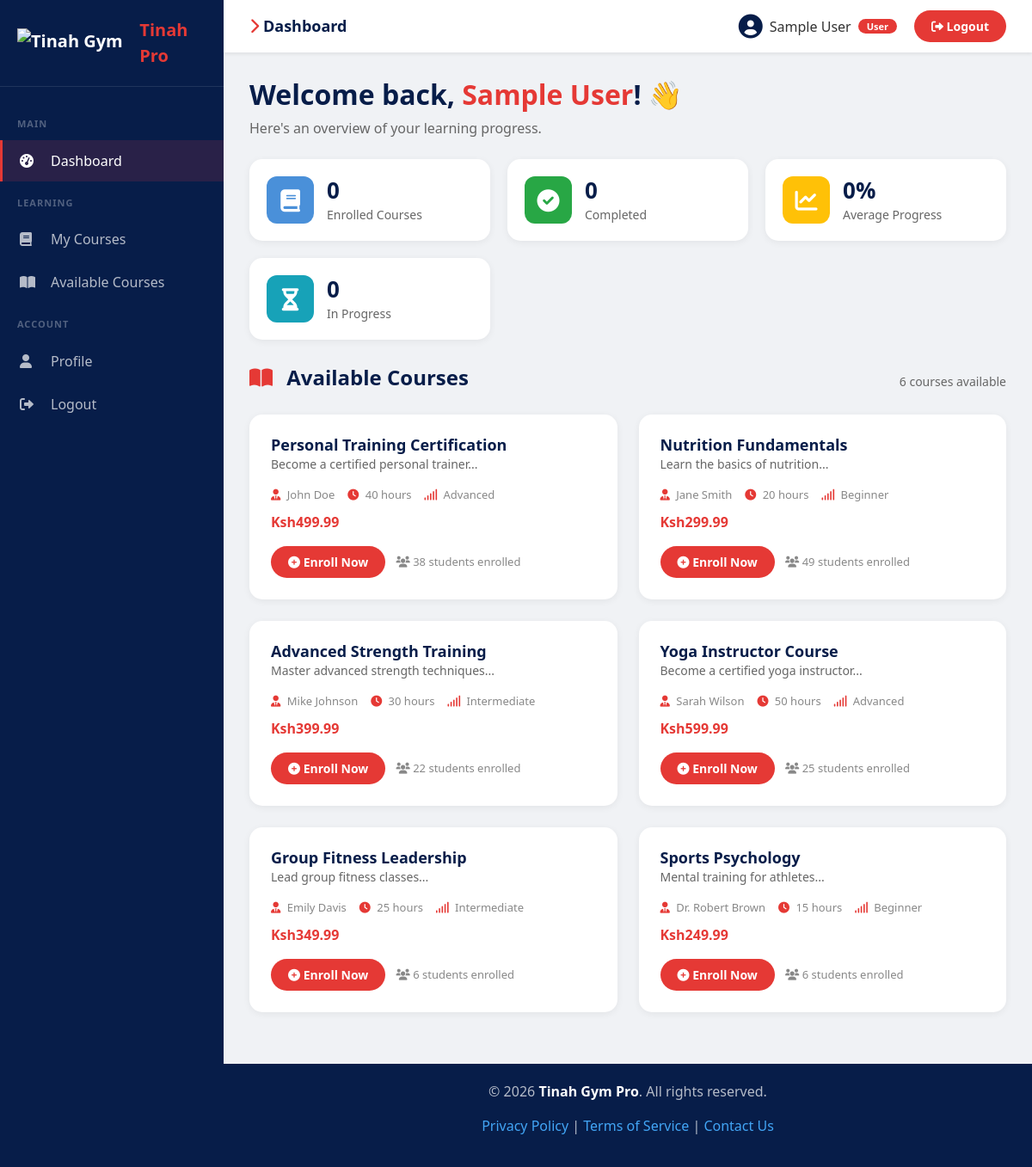
The app's page /dashboard.php (signed in) with its own data.
### tables this page shows
CREATE TABLE `courses` (
  `id` int NOT NULL,
  `title` varchar(100) NOT NULL,
  `description` text,
  `category` varchar(50) DEFAULT NULL,
  `instructor` varchar(100) DEFAULT NULL,
  `duration` int DEFAULT NULL COMMENT 'in hours',
  `price` decimal(10,2) DEFAULT '0.00',
  `level` enum('Beginner','Intermediate','Advanced') DEFAULT 'Beginner',
  `status` enum('active','inactive') DEFAULT 'active',
  `created_at` timestamp NULL DEFAULT CURRENT_TIMESTAMP,
  `updated_at` timestamp NULL DEFAULT CURRENT_TIMESTAMP ON UPDATE CURRENT_TIMESTAMP
);

### config.php (called while the page is built, shortened)
<?php
function currentUser() {
    return [
        'id' => $_SESSION['user_id'] ?? null,
        'username' => $_SESSION['username'] ?? null,
        'email' => $_SESSION['email'] ?? null,
        'name' => $_SESSION['full_name'] ?? null,
        'role' => $_SESSION['role'] ?? null
    ];
}
?>

### dashboard.php (the view, shortened to what this page needs)
<?php
require_once 'config.php';
$user = currentUser();
$user_id = $user['id'];
$stmt = $pdo->prepare("
    SELECT c.*, uc.enrollment_date, uc.progress, uc.status as enrollment_status
    FROM user_courses uc
    JOIN courses c ON uc.course_id = c.id
    WHERE uc.user_id = ?
    ORDER BY uc.enrollment_date DESC
");
$stmt->execute([$user_id]);
$enrolled_courses = $stmt->fetchAll();
$stmt = $pdo->prepare("
    SELECT * FROM courses
    WHERE status = 'active'
    AND id NOT IN (SELECT course_id FROM user_courses WHERE user_id = ?)
    ORDER BY created_at DESC
    LIMIT 6
");
$stmt->execute([$user_id]);
$available_courses = $stmt->fetchAll();
$stmt = $pdo->prepare("SELECT COUNT(*) as total FROM user_courses WHERE user_id = ?");
$stmt->execute([$user_id]);
$total_courses = $stmt->fetch()['total'];
$stmt = $pdo->prepare("SELECT COUNT(*) as total FROM user_courses WHERE user_id = ? AND status = 'completed'");
$stmt->execute([$user_id]);
$completed_courses = $stmt->fetch()['total'];
$stmt = $pdo->prepare("SELECT AVG(progress) as avg_progress FROM user_courses WHERE user_id = ? AND status != 'completed'");
$stmt->execute([$user_id]);
$avg_progress = round($stmt->fetch()['avg_progress'] ?? 0);
?>
<!DOCTYPE html>
<html lang="en">
<head>
    <link rel="stylesheet" href="https://cdnjs.cloudflare.com/ajax/libs/font-awesome/6.0.0-beta3/css/all.min.css">
    <link href="https://cdn.jsdelivr.net/npm/bootstrap@5.3.0/dist/css/bootstrap.min.css" rel="stylesheet">
</head>
<body>
<div class="dashboard-wrapper">
    <aside class="sidebar" id="sidebar">
        <div class="sidebar-header">
            <div class="logo">
                <img src="images/logo.png" alt="Tinah Gym Pro">
                <span>Tinah Pro</span>
            </div>
        </div>
        <nav class="sidebar-nav">
            <ul>
                <li class="nav-section">Main</li>
                <li>
                    <a href="dashboard.php" class="active">
                        <i class="fas fa-tachometer-alt"></i> Dashboard
                    </a>
                </li>
                <li class="nav-section">Learning</li>
                <li>
                    <a href="#courses">
                        <i class="fas fa-book"></i> My Courses
                    </a>
                </li>
                <li>
                    <a href="#available-courses">
                        <i class="fas fa-book-open"></i> Available Courses
                    </a>
                </li>
                <li class="nav-section">Account</li>
                <li>
                    <a href="profile.php">
                        <i class="fas fa-user"></i> Profile
                    </a>
                </li>
                <li>
                    <a href="?logout=1" onclick="return confirm('Are you sure you want to logout?')">
                        <i class="fas fa-sign-out-alt"></i> Logout
                    </a>
                </li>
            </ul>
        </nav>
    </aside>
    <div class="main-content">
        <nav class="top-navbar">
            <div class="navbar-left">
                <span class="page-title">
                    <i class="fas fa-chevron-right"></i> Dashboard
                </span>
            </div>
            <div class="navbar-right">
                <div class="user-info">
                    <i class="fas fa-user-circle"></i>
                    <span><?php echo htmlspecialchars($user['name'] ?? $user['username'] ?? 'User'); ?></span>
                    <span class="badge"><?php echo ucfirst($user['role'] ?? 'user'); ?></span>
                </div>
                <a href="?logout=1" class="logout-btn" onclick="return confirm('Are you sure you want to logout?')">
                    <i class="fas fa-sign-out-alt"></i> Logout
                </a>
            </div>
        </nav>
        <div class="content-area">
            <div class="mb-4">
                <h1 style="color: var(--dark); font-size: 32px; font-weight: 700;">
                    Welcome back, <span style="color: var(--red);"><?php echo htmlspecialchars($user['name'] ?? $user['username'] ?? 'User'); ?></span>! 👋
                </h1>
                <p style="color: #666; font-size: 16px;">Here's an overview of your learning progress.</p>
            </div>
            <div class="stats-grid">
                <div class="stat-card">
                    <div class="stat-icon" style="background: #4a90d9;">
                        <i class="fas fa-book"></i>
                    </div>
                    <div class="stat-info">
                        <h3><?php echo $total_courses; ?></h3>
                        <p>Enrolled Courses</p>
                    </div>
                </div>
                <div class="stat-card">
                    <div class="stat-icon" style="background: #28a745;">
                        <i class="fas fa-check-circle"></i>
                    </div>
                    <div class="stat-info">
                        <h3><?php echo $completed_courses; ?></h3>
                        <p>Completed</p>
                    </div>
                </div>
                <div class="stat-card">
                    <div class="stat-icon" style="background: #ffc107;">
                        <i class="fas fa-chart-line"></i>
                    </div>
                    <div class="stat-info">
                        <h3><?php echo $avg_progress; ?>%</h3>
                        <p>Average Progress</p>
                    </div>
                </div>
                <div class="stat-card">
                    <div class="stat-icon" style="background: #17a2b8;">
                        <i class="fas fa-hourglass-half"></i>
                    </div>
                    <div class="stat-info">
                        <h3><?php echo $total_courses - $completed_courses; ?></h3>
                        <p>In Progress</p>
                    </div>
                </div>
            </div>
            <div class="section-header" id="available-courses" style="margin-top: <?php echo !empty($enrolled_courses) ? '40px' : '0'; ?>">
                <h2><i class="fas fa-book-open"></i> Available Courses</h2>
                <span style="color: #666; font-size: 14px;"><?php echo count($available_courses); ?> courses available</span>
            </div>
            <?php if (!empty($available_courses)): ?>
            <div class="row-custom">
                <?php foreach ($available_courses as $course): ?>
                <div class="card-custom">
                    <div class="card-body">
                        <h5 class="card-title"><?php echo htmlspecialchars($course['title']); ?></h5>
                        <p class="card-text"><?php echo htmlspecialchars(substr($course['description'] ?? '', 0, 120)) . '...'; ?></p>
                        <div class="course-meta">
                            <span><i class="fas fa-user-tie"></i> <?php echo htmlspecialchars($course['instructor'] ?? 'N/A'); ?></span>
                            <span><i class="fas fa-clock"></i> <?php echo $course['duration']; ?> hours</span>
                            <span><i class="fas fa-signal"></i> <?php echo $course['level']; ?></span>
                        </div>
                        <div class="mt-2">
                            <span style="font-weight: 600; color: var(--red); font-size: 16px;">
                               Ksh<?php echo number_format($course['price'], 2); ?>
                            </span>
                        </div>
                        <div class="mt-3">
                            <a href="?enroll=<?php echo $course['id']; ?>" class="btn btn-red-custom btn-sm" onclick="return confirm('Enroll in this course?')">
                                <i class="fas fa-plus-circle"></i> Enroll Now
                            </a>
                            <span class="ms-2" style="font-size: 13px; color: #888;">
                                <i class="fas fa-users"></i> <?php echo rand(5, 50); ?> students enrolled
                            </span>
                        </div>
                    </div>
                </div>
                <?php endforeach; ?>
            </div>
            <?php endif; ?>
        </div>
        <footer class="footer-custom">
            <div class="container">
                <p>&copy; <?php echo date('Y'); ?> <strong style="color: white;">Tinah Gym Pro</strong>. All rights reserved.</p>
                <p>
                    <a href="#">Privacy Policy</a> |
                    <a href="#">Terms of Service</a> |
                    <a href="#">Contact Us</a>
                </p>
            </div>
        </footer>
    </div>
</div>
</body>
</html>

### dashboard.php (style rules this page uses)
:root { --dark: #071d49; --light: #42a5f5; --red: #e53935; }
* { margin: 0; padding: 0; box-sizing: border-box; font-family: 'Segoe UI', Tahoma, Geneva, Verdana, sans-serif; }
body { background: #f0f2f5; }
.dashboard-wrapper { display: flex; min-height: 100vh; }
.sidebar { width: 260px; background: var(--dark); color: white; min-height: 100vh; position: fixed; left: 0; top: 0; bottom: 0; transition: transform 0.3s ease; z-index: 1000; }
.sidebar-header { padding: 20px; border-bottom: 1px solid rgba(255,255,255,0.1); }
.sidebar-header .logo { display: flex; align-items: center; gap: 10px; font-size: 20px; font-weight: 700; }
.sidebar-header .logo img { height: 35px; width: auto; }
.sidebar-header .logo span { color: var(--red); }
.sidebar-nav { padding: 20px 0; }
.sidebar-nav ul { list-style: none; padding: 0; margin: 0; }
.sidebar-nav li { margin-bottom: 2px; }
.sidebar-nav .nav-section { color: rgba(255,255,255,0.3); font-size: 11px; text-transform: uppercase; letter-spacing: 1px; padding: 15px 20px 8px; font-weight: 700; }
.sidebar-nav a { display: flex; align-items: center; padding: 12px 20px; color: rgba(255,255,255,0.7); text-decoration: none; transition: all 0.3s; border-left: 3px solid transparent; }
.sidebar-nav a.active { background: rgba(230, 57, 70, 0.15); color: white; border-left-color: var(--red); }
.sidebar-nav a i { width: 24px; margin-right: 12px; }
.main-content { flex: 1; margin-left: 260px; }
.top-navbar { background: white; padding: 12px 30px; display: flex; justify-content: space-between; align-items: center; box-shadow: 0 2px 4px rgba(0,0,0,0.08); position: sticky; top: 0; z-index: 999; }
.top-navbar .navbar-left { display: flex; align-items: center; gap: 15px; }
.top-navbar .page-title { font-size: 18px; font-weight: 600; color: var(--dark); }
.top-navbar .page-title i { color: var(--red); }
.top-navbar .navbar-right { display: flex; align-items: center; gap: 20px; }
.top-navbar .user-info { display: flex; align-items: center; gap: 8px; color: #333; }
.top-navbar .user-info i { font-size: 28px; color: var(--dark); }
.top-navbar .user-info .badge { background: var(--red); color: white; padding: 3px 10px; border-radius: 20px; font-size: 11px; }
.top-navbar .logout-btn { background: var(--red); color: white; border: none; padding: 8px 20px; border-radius: 30px; font-weight: 600; text-decoration: none; transition: all 0.3s; font-size: 14px; }
.content-area { padding: 30px; }
.stats-grid { display: grid; grid-template-columns: repeat(auto-fit, minmax(220px, 1fr)); gap: 20px; margin-bottom: 30px; }
.stat-card { background: white; border-radius: 15px; padding: 20px; display: flex; align-items: center; gap: 15px; box-shadow: 0 2px 8px rgba(0,0,0,0.06); transition: transform 0.3s; }
.stat-icon { width: 55px; height: 55px; border-radius: 12px; display: flex; align-items: center; justify-content: center; font-size: 26px; color: white; flex-shrink: 0; }
.stat-info h3 { font-size: 26px; font-weight: 700; margin-bottom: 2px; color: var(--dark); }
.stat-info p { color: #666; font-size: 14px; margin: 0; }
.section-header { display: flex; justify-content: space-between; align-items: center; margin-bottom: 20px; }
.section-header h2 { font-size: 24px; font-weight: 700; color: var(--dark); }
.section-header h2 i { color: var(--red); margin-right: 10px; }
.card-custom { background: white; border-radius: 15px; border: none; box-shadow: 0 2px 8px rgba(0,0,0,0.06); transition: transform 0.3s, box-shadow 0.3s; height: 100%; }
.card-custom .card-body { padding: 25px; }
.card-custom .card-title { font-weight: 700; color: var(--dark); font-size: 18px; }
.card-custom .card-text { color: #666; font-size: 14px; }
.card-custom .course-meta { display: flex; gap: 15px; margin: 10px 0; font-size: 13px; color: #888; }
.card-custom .course-meta i { color: var(--red); margin-right: 4px; }
.btn-red-custom { background: var(--red); color: white; border: none; padding: 8px 20px; border-radius: 30px; font-weight: 600; transition: all 0.3s; }
.footer-custom { background: var(--dark); color: rgba(255,255,255,0.7); text-align: center; padding: 20px; margin-top: 30px; }
.footer-custom a { color: var(--light); text-decoration: none; }
.row-custom { display: grid; grid-template-columns: 1fr 1fr; gap: 25px; }

### records on screen
courses: title "Personal Training Certification", description "Become a certified personal trainer", instructor "John Doe", duration "40", level "Advanced", price "499.99"
courses: title "Nutrition Fundamentals", description "Learn the basics of nutrition", instructor "Jane Smith", duration "20", level "Beginner", price "299.99"
courses: title "Advanced Strength Training", description "Master advanced strength techniques", instructor "Mike Johnson", duration "30", level "Intermediate", price "399.99"
courses: title "Yoga Instructor Course", description "Become a certified yoga instructor", instructor "Sarah Wilson", duration "50", level "Advanced", price "599.99"
courses: title "Group Fitness Leadership", description "Lead group fitness classes", instructor "Emily Davis", duration "25", level "Intermediate", price "349.99"
courses: title "Sports Psychology", description "Mental training for athletes", instructor "Dr. Robert Brown", duration "15", level "Beginner", price "249.99"

### other values on screen
$user['name'] "Sample User"
$user['role'] "User"
$total_courses "0"
$completed_courses "0"
$avg_progress "0"
$total_courses - $completed_courses "0"
count($available_courses) "6"
